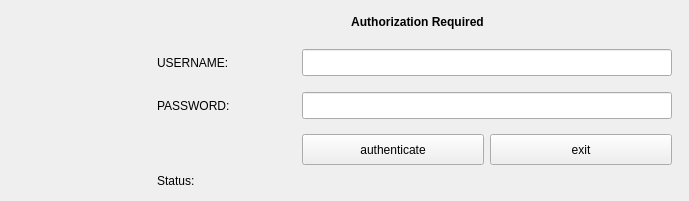
<?xml version="1.0" encoding="UTF-8"?>
<ui version="4.0">
 <class>AuthenticationScreen</class>
 <widget class="QWidget" name="AuthenticationScreen">
  <property name="geometry">
   <rect>
    <x>0</x>
    <y>0</y>
    <width>685</width>
    <height>197</height>
   </rect>
  </property>
  <property name="maximumSize">
   <size>
    <width>685</width>
    <height>197</height>
   </size>
  </property>
  <property name="windowTitle">
   <string>Form</string>
  </property>
  <property name="windowIcon">
   <iconset>
    <normaloff>:/private_icon/private_logo_2.png</normaloff>:/private_icon/private_logo_2.png</iconset>
  </property>
  <layout class="QGridLayout" name="gridLayout">
   <item row="0" column="2" colspan="4">
    <widget class="QLabel" name="label">
     <property name="minimumSize">
      <size>
       <width>521</width>
       <height>23</height>
      </size>
     </property>
     <property name="maximumSize">
      <size>
       <width>521</width>
       <height>23</height>
      </size>
     </property>
     <property name="styleSheet">
      <string notr="true">font: 11pt &quot;Hack&quot;;</string>
     </property>
     <property name="text">
      <string>&lt;html&gt;&lt;head/&gt;&lt;body&gt;&lt;p align=&quot;center&quot;&gt;&lt;span style=&quot; font-weight:600;&quot;&gt;Authorization Required&lt;/span&gt;&lt;/p&gt;&lt;/body&gt;&lt;/html&gt;</string>
     </property>
    </widget>
   </item>
   <item row="2" column="2">
    <widget class="QLabel" name="label_2">
     <property name="minimumSize">
      <size>
       <width>139</width>
       <height>27</height>
      </size>
     </property>
     <property name="maximumSize">
      <size>
       <width>139</width>
       <height>27</height>
      </size>
     </property>
     <property name="styleSheet">
      <string notr="true">font: 11pt &quot;Hack&quot;;</string>
     </property>
     <property name="text">
      <string>USERNAME:</string>
     </property>
    </widget>
   </item>
   <item row="4" column="3" colspan="2">
    <widget class="QLineEdit" name="lineEdit_initralAuth_password">
     <property name="minimumSize">
      <size>
       <width>370</width>
       <height>27</height>
      </size>
     </property>
     <property name="maximumSize">
      <size>
       <width>370</width>
       <height>27</height>
      </size>
     </property>
     <property name="styleSheet">
      <string notr="true">font: 11pt &quot;Hack&quot;;</string>
     </property>
     <property name="echoMode">
      <enum>QLineEdit::Password</enum>
     </property>
    </widget>
   </item>
   <item row="6" column="3">
    <widget class="QPushButton" name="pushButton_initralAuth_authenticateButton">
     <property name="minimumSize">
      <size>
       <width>182</width>
       <height>31</height>
      </size>
     </property>
     <property name="maximumSize">
      <size>
       <width>182</width>
       <height>31</height>
      </size>
     </property>
     <property name="styleSheet">
      <string notr="true">font: 11pt &quot;Hack&quot;;</string>
     </property>
     <property name="text">
      <string>authenticate</string>
     </property>
    </widget>
   </item>
   <item row="6" column="4">
    <widget class="QPushButton" name="pushButton_initralAuth_exitButton">
     <property name="minimumSize">
      <size>
       <width>182</width>
       <height>31</height>
      </size>
     </property>
     <property name="maximumSize">
      <size>
       <width>182</width>
       <height>31</height>
      </size>
     </property>
     <property name="styleSheet">
      <string notr="true">font: 11pt &quot;Hack&quot;;</string>
     </property>
     <property name="text">
      <string>exit</string>
     </property>
    </widget>
   </item>
   <item row="2" column="3" colspan="2">
    <widget class="QLineEdit" name="lineEdit_initralAuth_username">
     <property name="minimumSize">
      <size>
       <width>370</width>
       <height>27</height>
      </size>
     </property>
     <property name="maximumSize">
      <size>
       <width>370</width>
       <height>27</height>
      </size>
     </property>
     <property name="styleSheet">
      <string notr="true">font: 11pt &quot;Hack&quot;;</string>
     </property>
    </widget>
   </item>
   <item row="7" column="2" colspan="3">
    <widget class="QLabel" name="label_4_authenticate_status">
     <property name="minimumSize">
      <size>
       <width>515</width>
       <height>19</height>
      </size>
     </property>
     <property name="maximumSize">
      <size>
       <width>515</width>
       <height>19</height>
      </size>
     </property>
     <property name="styleSheet">
      <string notr="true">font: 12pt &quot;Hack&quot;;</string>
     </property>
     <property name="text">
      <string>Status:</string>
     </property>
    </widget>
   </item>
   <item row="4" column="2">
    <widget class="QLabel" name="label_3">
     <property name="minimumSize">
      <size>
       <width>139</width>
       <height>27</height>
      </size>
     </property>
     <property name="maximumSize">
      <size>
       <width>139</width>
       <height>27</height>
      </size>
     </property>
     <property name="styleSheet">
      <string notr="true">font: 11pt &quot;Hack&quot;;</string>
     </property>
     <property name="text">
      <string>PASSWORD:</string>
     </property>
    </widget>
   </item>
   <item row="0" column="0" rowspan="8">
    <widget class="QWidget" name="widget" native="true">
     <property name="minimumSize">
      <size>
       <width>140</width>
       <height>179</height>
      </size>
     </property>
     <property name="maximumSize">
      <size>
       <width>140</width>
       <height>179</height>
      </size>
     </property>
     <property name="styleSheet">
      <string notr="true">image: url(:/mainLogo/logo.png);</string>
     </property>
    </widget>
   </item>
   <item row="2" column="1">
    <spacer name="horizontalSpacer">
     <property name="orientation">
      <enum>Qt::Horizontal</enum>
     </property>
     <property name="sizeHint" stdset="0">
      <size>
       <width>40</width>
       <height>20</height>
      </size>
     </property>
    </spacer>
   </item>
  </layout>
 </widget>
 <resources>
  <include location="main_icon_files.qrc"/>
 </resources>
 <connections/>
</ui>
